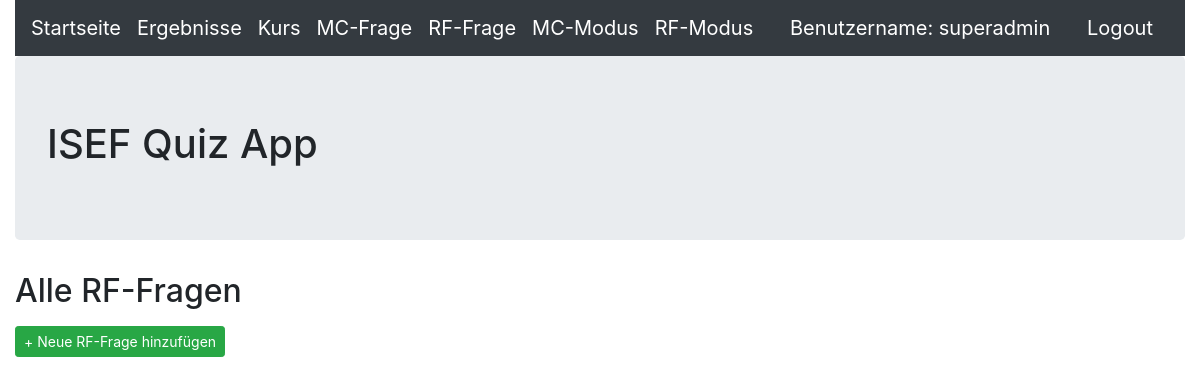
Page /richtigoderfalsch (signed in) on the earlier database version.
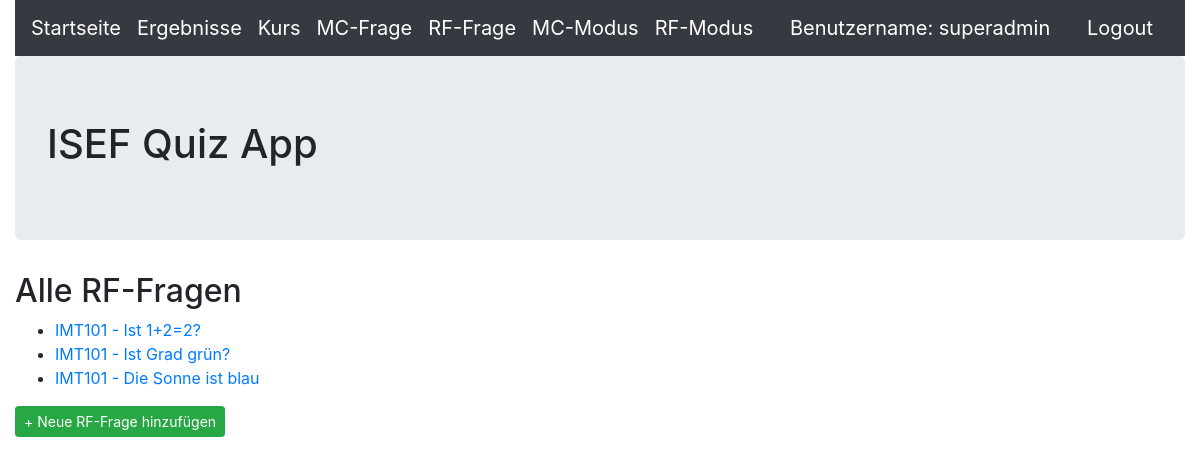
Same page on the later database version.
### quiz/models.py (models this page shows, shortened)
class RichtigOderFalsch(models.Model):
    name = models.CharField(max_length=255,blank=False,help_text='Geben Sie hier die Frage ein')
    kurs = models.ForeignKey(Kurs,null=True,blank=False,on_delete=models.CASCADE,help_text='Wählen Sie den Kurs, welchem die Frage zugewiesen wird')
    behauptungrichtig = models.BooleanField(default=False,help_text='Ist diese Behauptung wahr?',verbose_name="Behauptung wahr?")

class Kurs(models.Model):
    name = models.CharField(max_length=50,help_text='Geben Sie den Namen des Kurses ein')
    beschreibung = models.CharField(max_length=255,help_text='Geben Sie die Beschreibung des Kurses ein')
    def __str__(self):
        return self.name

### quiz/views.py (the view)
# urls.py: path('richtigoderfalsch', RichtigOderFalschHome.as_view(), name='richtigoderfalsch_start'),
class RichtigOderFalschHome(AuthListView):
    model = RichtigOderFalsch
    template_name = 'richtigoderfalsch/richtigoderfalsch_home.html'

### quiz/templates/richtigoderfalsch/richtigoderfalsch_home.html
{% extends 'base.html' %}
{% block content %}
<h2>Alle RF-Fragen</h2>
<ul>
    {% for richtigoderfalsch in object_list %}
	<li><a href="{% url 'richtigoderfalsch_detail' richtigoderfalsch.pk %}">{{ richtigoderfalsch.kurs }} - {{ richtigoderfalsch.name }}</a></li>
    {% endfor %}
</ul>
<a class="btn btn-success btn-sm" href="{% url 'richtigoderfalsch_neue_frage' %}">+ Neue RF-Frage hinzufügen</a>
{% endblock content %}

Differences in the rows shown:
added RichtigOderFalsch: kurs "IMT101", name "Ist 1+2=2?"
added RichtigOderFalsch: kurs "IMT101", name "Ist Grad grün?"
added RichtigOderFalsch: kurs "IMT101", name "Die Sonne ist blau"
